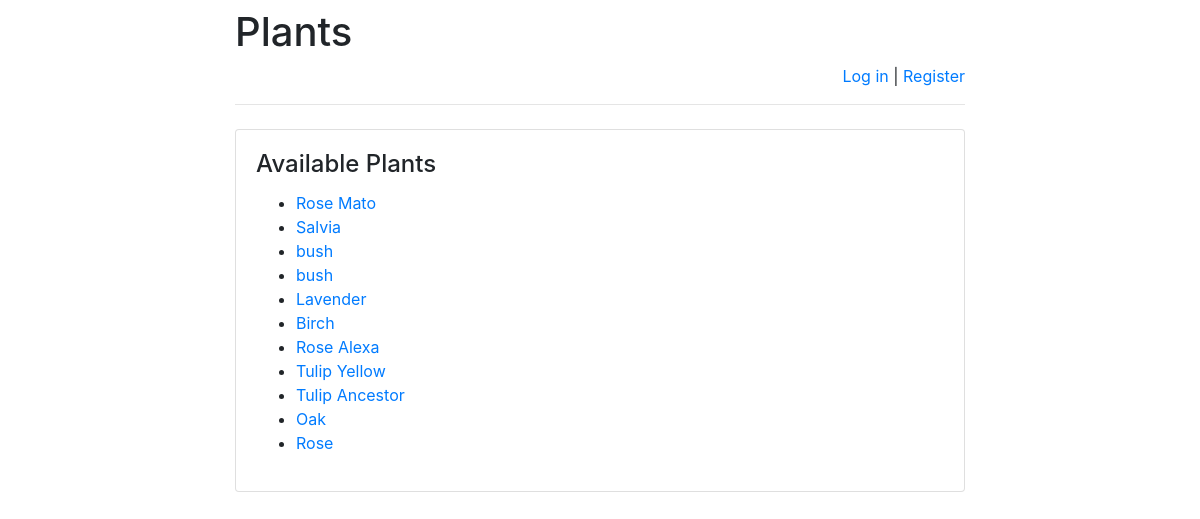
The page /plants/ on the database its author committed.
### plants/models.py (models this page shows)
class Plant(models.Model):
    plant_name = models.CharField(max_length=255)
    plant_type = models.CharField(max_length=255)
    plant_number = models.IntegerField(default=0)
    pub_date = models.DateTimeField('date published')

### plants/views.py (the view)
# urls.py: path('', views.index, name='index'),
def index(request):
    message = None
    if "message" in request.GET:
        message = request.GET["message"]
    return render(
        request,
        "index.html",
        {
            "latest_plants":
                Plant.objects.order_by('-pub_date')[:15],
            "message": message
        }
    )

### plants/templates/index.html (shortened to what this page needs)
{% extends 'base.html' %}
{% block main %}
    <h4 class="card-title">Available Plants</h4>
    {% if latest_plants %}
    <ul>
        {% for plant in latest_plants %}
            <li>
                <a href="/plants/{{ plant.id }}/">
                    {{ plant.plant_name }}
                </a>
            </li>
        {% endfor %}
    </ul>
{% else %}
    <p>No plants are available right now.</p>
{% endif %}
{% endblock %}

### plants/templates/base.html (shortened to what this page needs)
<!doctype html>
<html lang="en">
<head>
    <link rel="stylesheet"
href="https://stackpath.bootstrapcdn.com/bootstrap/4.1.3/css/bootstrap.min.css">
</head>
<body>
<div class="container">
    <div class="row justify-content-center">
        <div class="col-8">
            <h1 class="mt-2">Plants</h1>
            {% if user.is_authenticated %}
                <p class="text-right">
                    Hello, {{ user.username }}!
                    <a href="/riddles/logout">Log out</a> |
                    <a href="/riddles/password-change">
                        Change password
                    </a>
                    {% if user.is_staff %}
                        | <a href="/plants/admin">Admin panel</a>
                    {% endif %}
                </p>
            {% else %}
                <p class="text-right">
                    <a href="/riddles/login">Log in</a> |
                    <a href="/riddles/register">Register</a>
                </p>
            {% endif %}
            <hr class="mt-0 mb-4">
            <div class="card">
                <div class="card-body">
                    {% block main %}
                    {% endblock %}
                </div>
            </div>
        </div>
    </div>
</div>
</body>
</html>

### rows shown on the page
Plant: plant_name "Rose Mato"
Plant: plant_name "Salvia"
Plant: plant_name "bush"
Plant: plant_name "bush"
Plant: plant_name "Lavender"
Plant: plant_name "Birch"
Plant: plant_name "Rose Alexa"
Plant: plant_name "Tulip Yellow"
Plant: plant_name "Tulip Ancestor"
Plant: plant_name "Oak"
Plant: plant_name "Rose"
